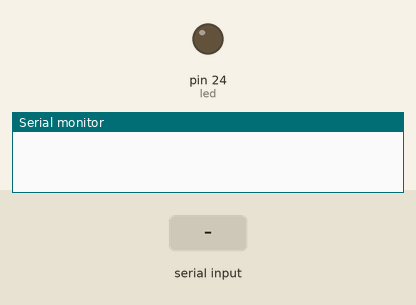
Bench run of a sketch on a simulated Arduino Mega 2560, built with avr-gcc and run on an emulated ATmega2560. Parts: output pins drawn as LEDs (lit = HIGH), the last lines printed to the serial monitor. The inputs (shaded band) are chosen by the test bench.

Above: at 1.2 s.
1.3 s: "LED1:1\n" received over Serial
At 1.8 s:
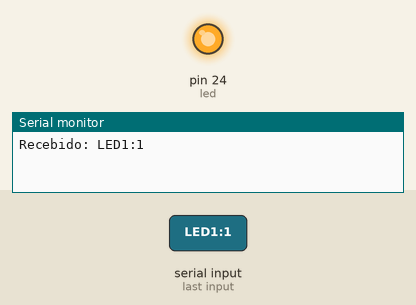
2.8 s: "LED1:0\n" received over Serial
At 4.1 s:
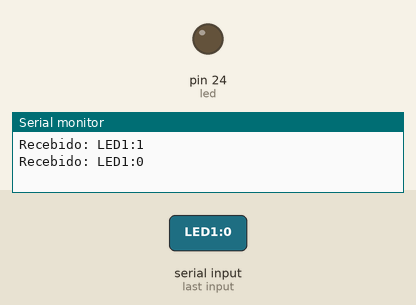
Timing chart, 0 to 5.8 s (numbered marks = the images above; inputs shaded):
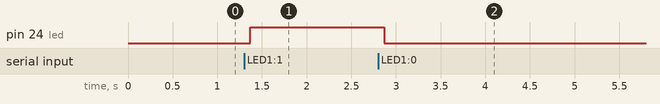

The sketch:

leitura.ino
```cpp
int led = 24; // Porta a definir

void setup() {
  pinMode(led, OUTPUT);
  Serial.begin(9600);

}

String leStringSerial() {
  String conteudo = "";
  char caractere;

  while (Serial.available() > 0) { //Enquanto recebe algo pela porta serial
    caractere = Serial.read(); // Leitura de byte da serial
    if (caractere != '\n') { //Ignora caracter de quebra linha
      conteudo.concat(caractere);
    }
    delay(10);
  }

  Serial.print("Recebido: ");
  Serial.println(conteudo);

  return conteudo;
}

void loop() {
  if (Serial.available() > 0) { // Verifica se foi recebido algo pela porta serial
    String recebido = leStringSerial(); //Lê toda a string que foi recebida
    if (recebido == "LED1:1") {
      digitalWrite(led, HIGH);
    }
    if (recebido == "LED1:0") {
      digitalWrite(led, LOW);
    }
  }
}
```

Measured:
- after the input at 1.3 s, pin 24 (led): LOW → HIGH after 0.07 s
- after the input at 2.8 s, pin 24 (led): HIGH → LOW after 0.07 s
